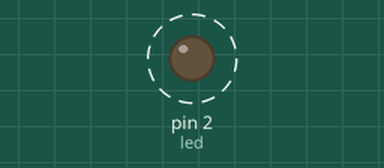
Recording of a sketch running on a simulated Arduino Uno, built with avr-gcc and run on an emulated ATmega328P. On the bench: output pins drawn as LEDs (lit = HIGH). Dashed ring = blinking. What the sketch prints to the serial monitor is not drawn.

Above: at 0.2 s.
Timing chart, 0 to 3.0 s (numbered marks = the images above):
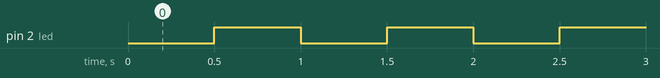

Measured:
- by itself, pin 2 (led): alternates HIGH for 0.50 s and LOW for 0.50 s

The sketch:

sketch_may18a.ino
```cpp
int led = 2;
void setup() {
  // put your setup code here, to run once:
  Serial.begin(9600);
  pinMode(led, OUTPUT);
  digitalWrite(led, LOW);
}

void loop() {
  // put your main code here, to run repeatedly:
  digitalWrite(led, LOW);
  Serial.println("lo");
  delay(500);
  digitalWrite(led, HIGH);
  Serial.println("hi");
  delay(500);
}
```
